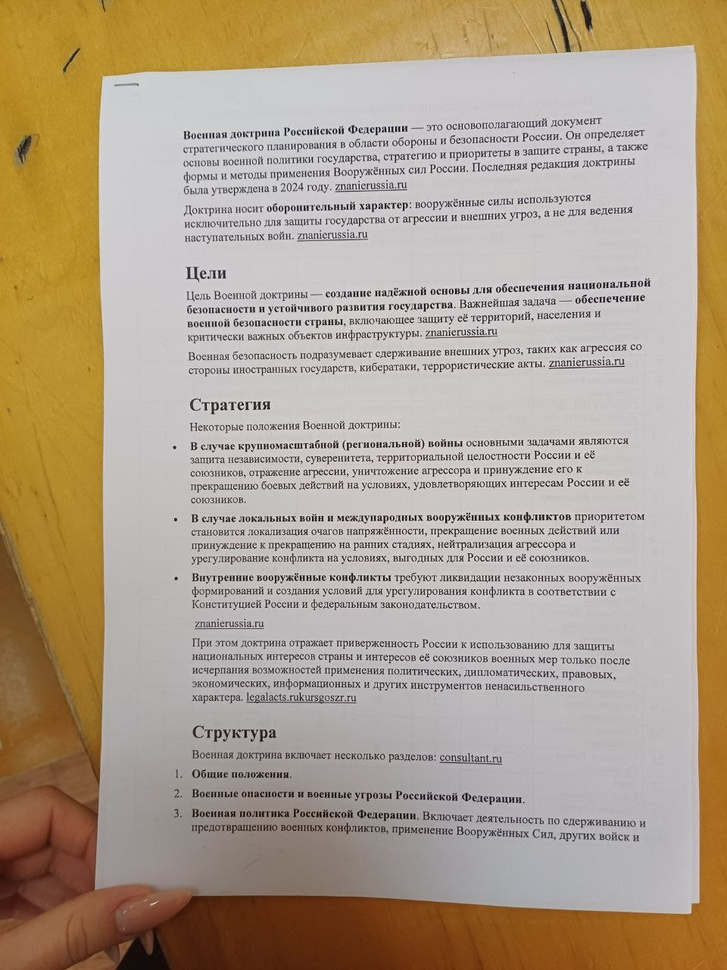
#> input picture ORC/photos/001.jpg, 727 x 970 px, shrunk from 960 x 1280 before the run; its folder holds only this picture in this run
$ python test.py
#> lines starting #> are read from the running program, lines starting #| are printed output that depends on the picture
from PIL import Image
import pytesseract
from pathlib import Path

# Папка с фотками
IMAGE_FOLDER = "ORC/photos"

# Итоговый файл
OUTPUT_FILE = "lecture.txt"

# Поддерживаемые форматы
EXTENSIONS = [".jpg", ".jpeg", ".png", ".webp"]

# Получаем список файлов
image_files = sorted(
    [
        f for f in Path(IMAGE_FOLDER).iterdir()
        if f.suffix.lower() in EXTENSIONS
    ]
)

full_text = ""

for image_path in image_files:
    print(f"Обработка: {image_path.name}")

    img = Image.open(image_path)
#> img is the input picture: PIL image 727x970 RGB; mean R, G, B 175.1, 159.6, 140

    # grayscale иногда улучшает OCR
    img = img.convert("L")
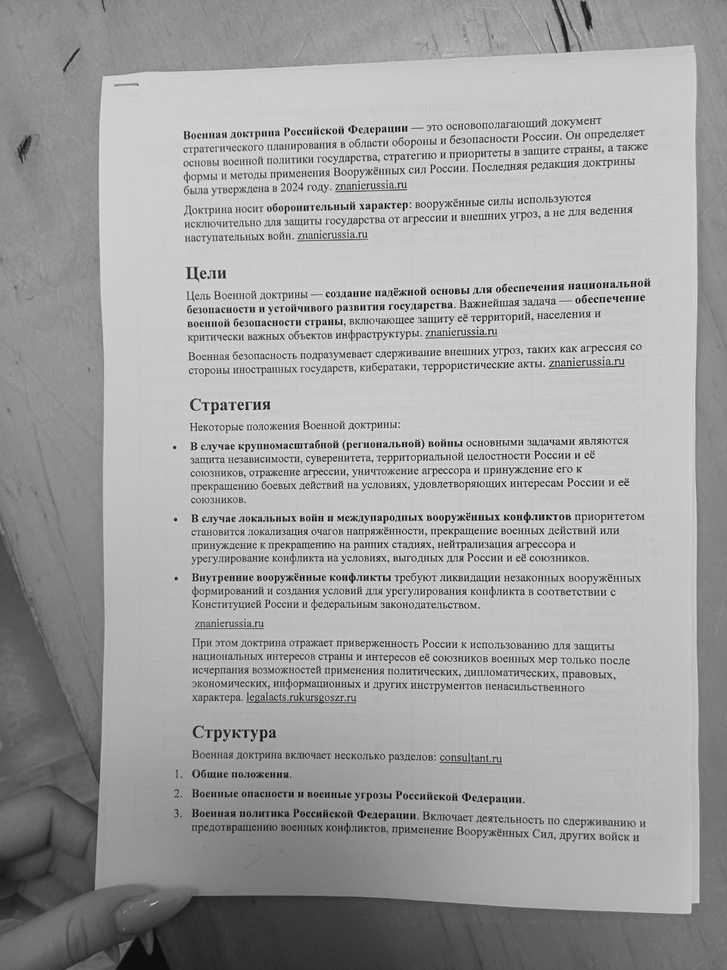
#> img: PIL image 727x970 L; min 0, max 253, mean 162

#> (the run stopped early here; a loop or call above may not have finished)

$ run again, on ORC/photos/005.jpg
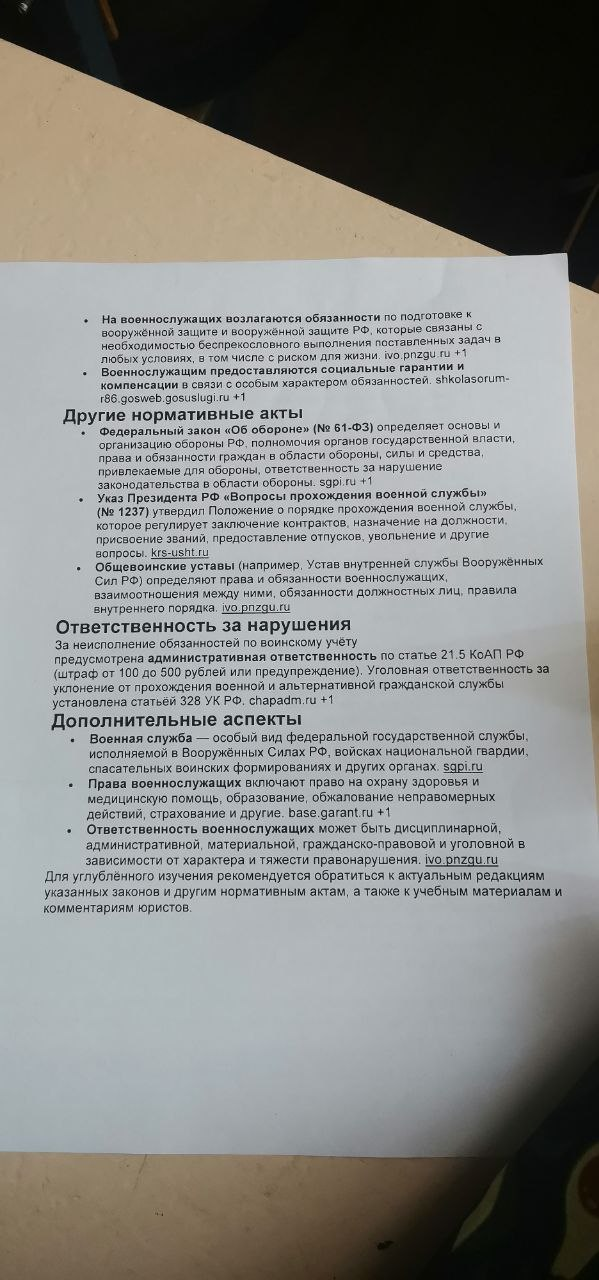
#> input picture ORC/photos/005.jpg, 599 x 1280 px
#> img is the input picture: PIL image 599x1280 RGB; mean R, G, B 136.7, 137.1, 134.3
#> `img = img.convert("L")`:
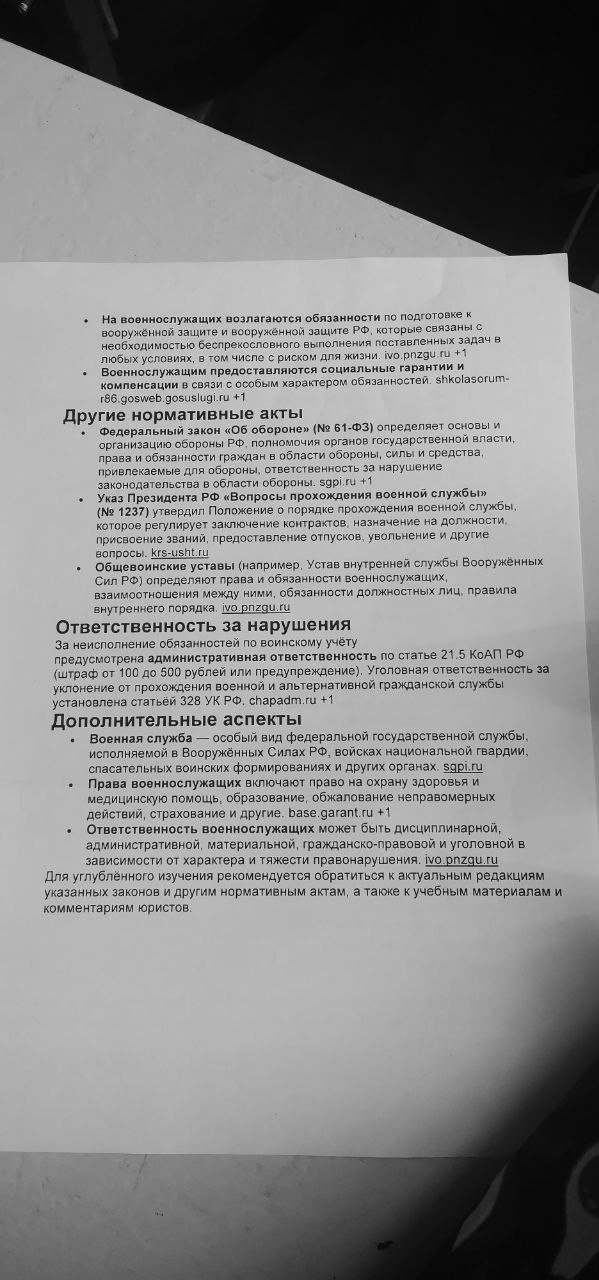
#> img: PIL image 599x1280 L; min 0, max 255, mean 136.7

$ run again, on ORC/photos/006.jpg
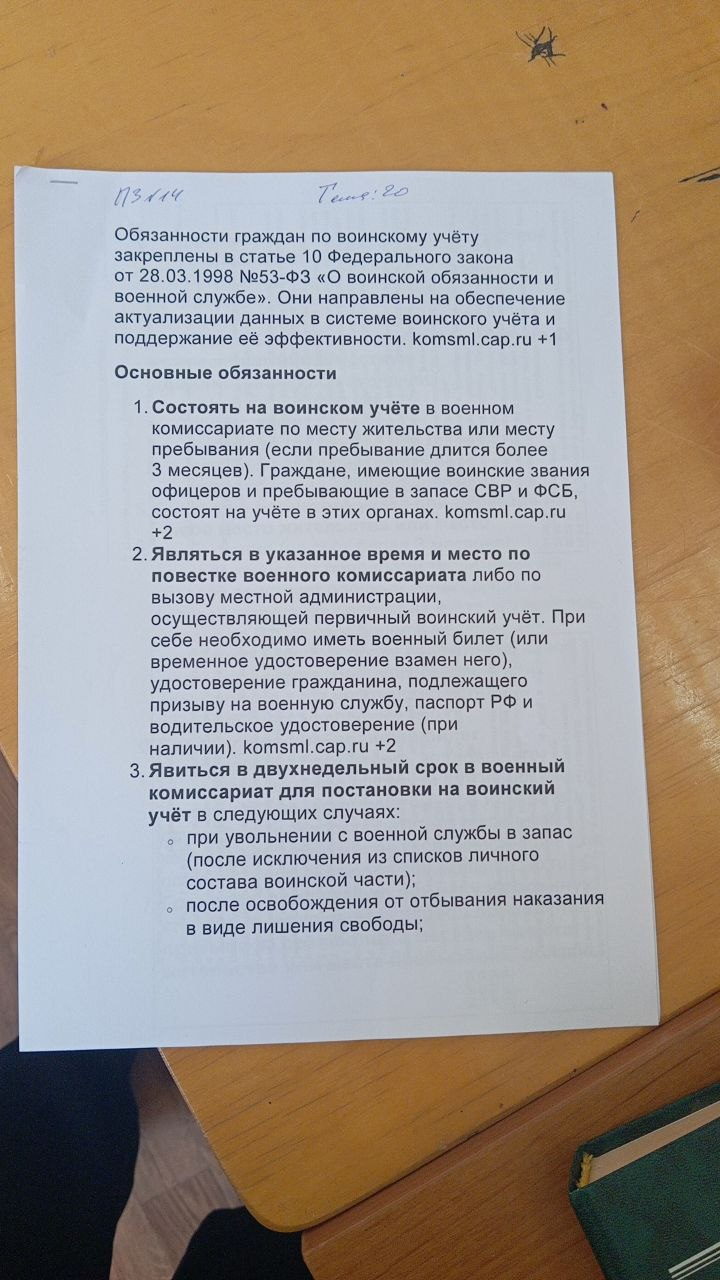
#> input picture ORC/photos/006.jpg, 720 x 1280 px
#> img is the input picture: PIL image 720x1280 RGB; mean R, G, B 159.9, 150.3, 141.2
#> `img = img.convert("L")`:
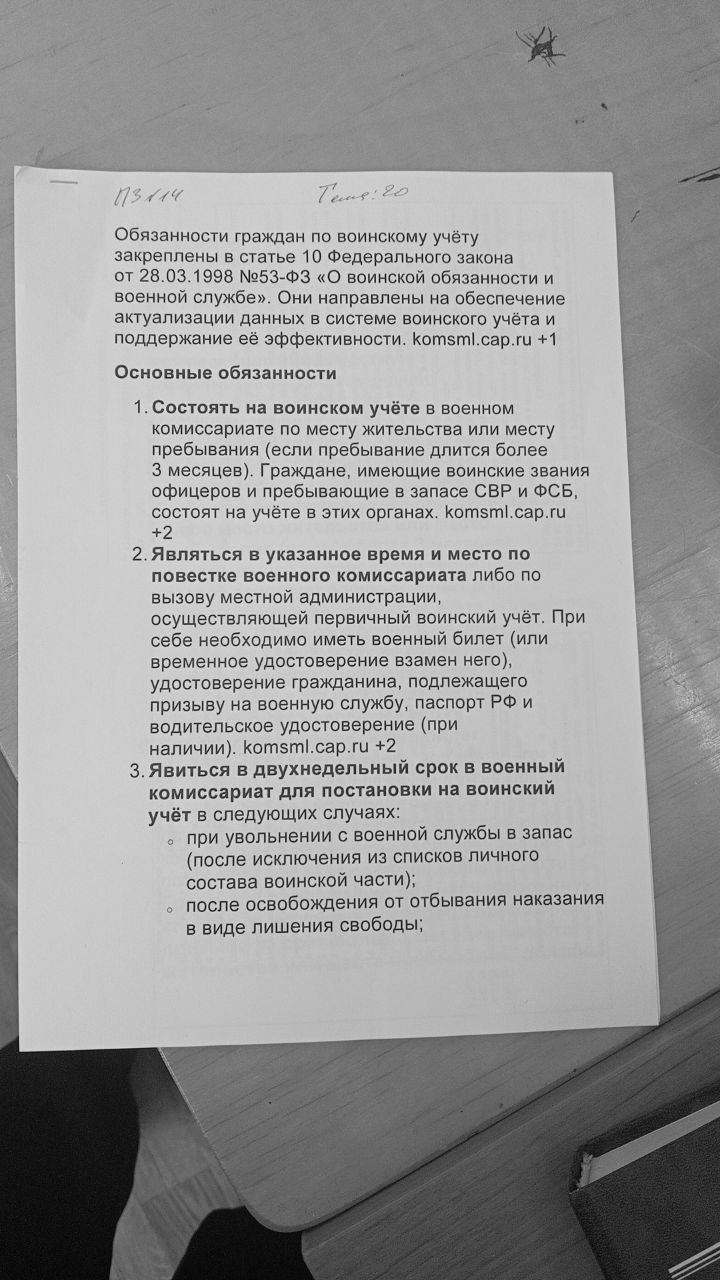
#> img: PIL image 720x1280 L; min 0, max 250, mean 152.1

$ run again, on ORC/photos/007.jpg
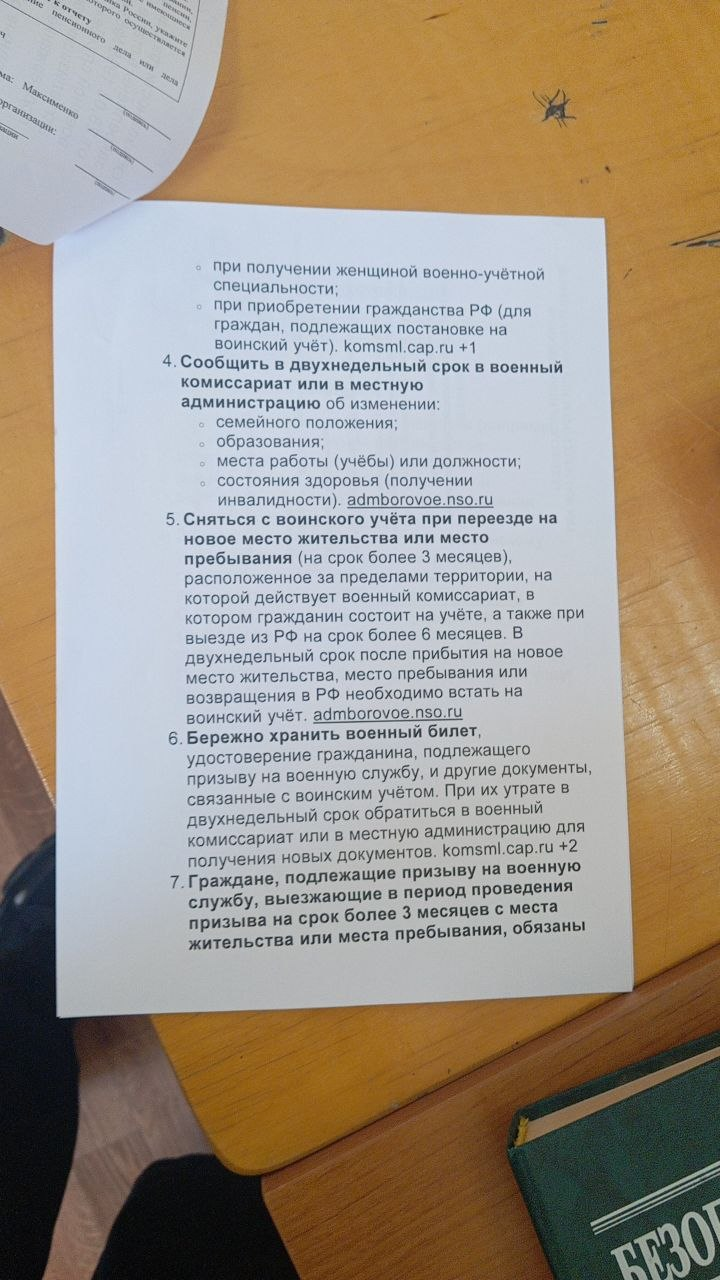
#> input picture ORC/photos/007.jpg, 720 x 1280 px
#> img is the input picture: PIL image 720x1280 RGB; mean R, G, B 159.3, 148, 133.5
#> `img = img.convert("L")`:
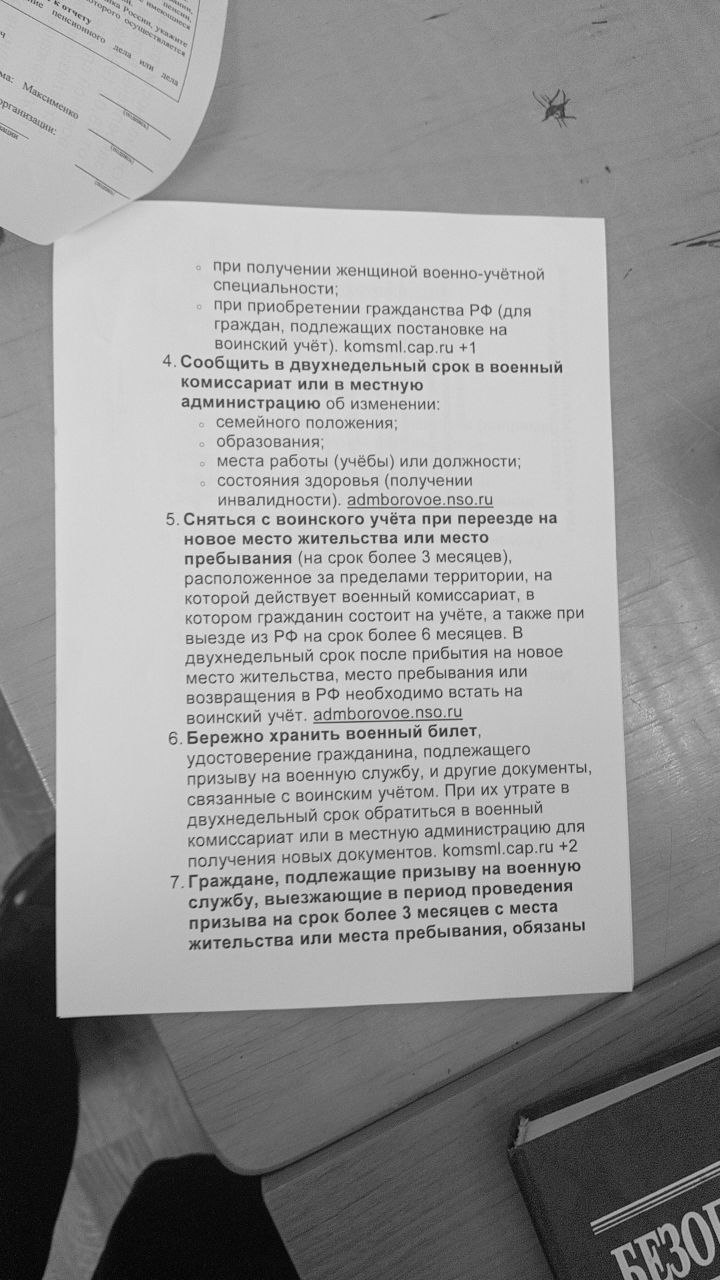
#> img: PIL image 720x1280 L; min 0, max 243, mean 149.7

$ run again, on ORC/photos/002.jpg
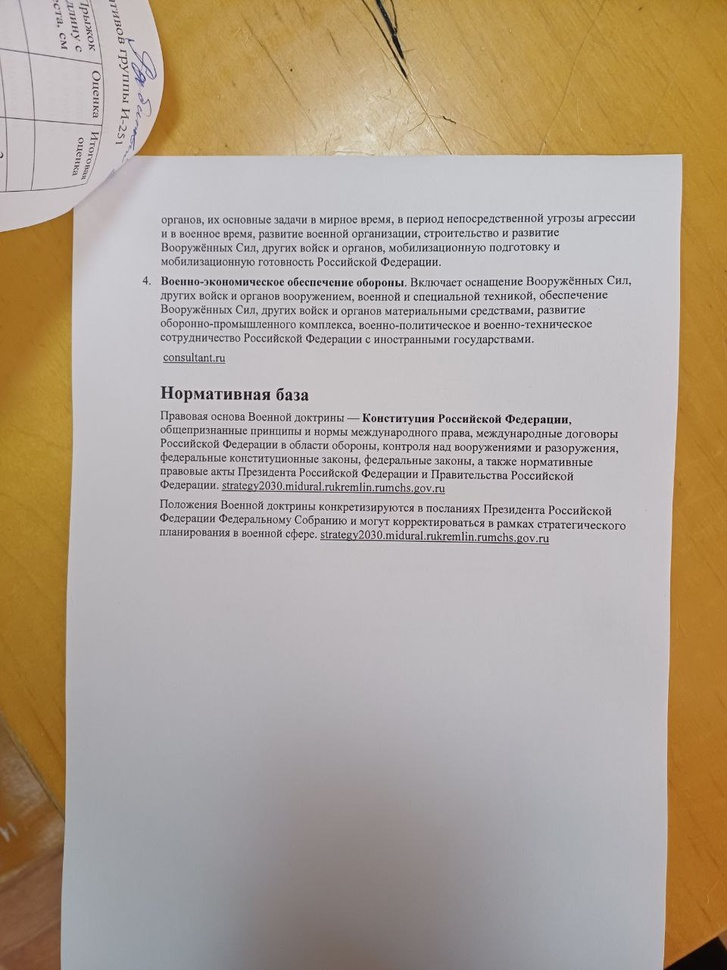
#> input picture ORC/photos/002.jpg, 727 x 970 px, shrunk from 960 x 1280 before the run
#> img is the input picture: PIL image 727x970 RGB; mean R, G, B 176.3, 163.4, 148.4
#> `img = img.convert("L")`:
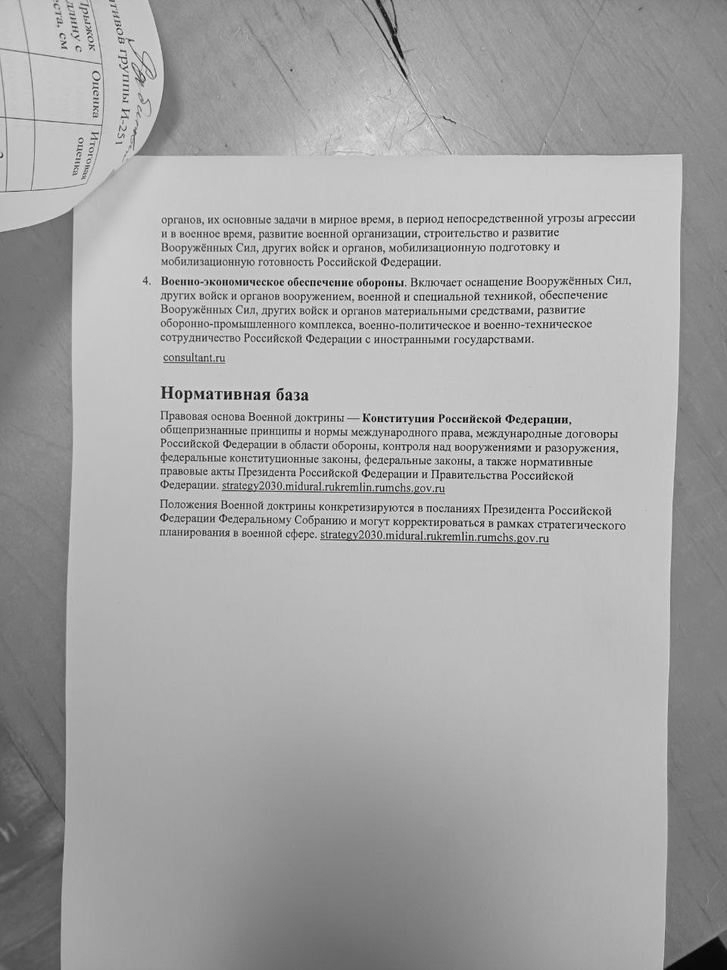
#> img: PIL image 727x970 L; min 1, max 254, mean 165.5
